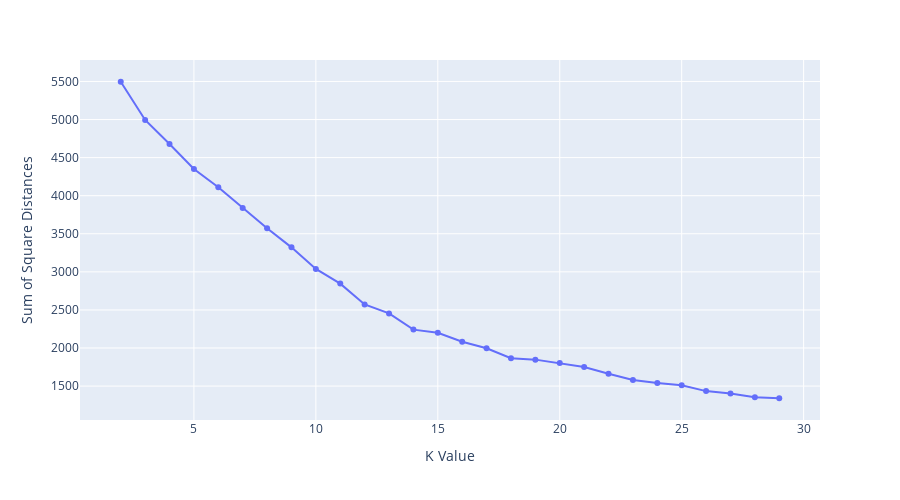

The cell this chart's notebook holds for it:
### Code cell
fig = px.scatter(x = range(2,30), y = ssd , height=500, labels={"x": "K Value",  "y": "Sum of Square Distances"}).update_traces(mode='lines+markers')
fig.show()

### Figure 1 — Plotly figure (JSON) as saved in the notebook; plotly's stock layout.template omitted (floating-point values rounded to 4 significant figures)
{"data": [{"hovertemplate": "K Value=%{x}<br>Sum of Square Distances=%{y}<extra></extra>", "legendgroup": "", "marker": {"color": "#636efa", "symbol": "circle"}, "mode": "lines+markers", "name": "", "orientation": "v", "showlegend": false, "type": "scatter", "x": [2, 3, 4, 5, 6, 7, 8, 9, 10, 11, 12, 13, 14, 15, 16, 17, 18, 19, 20, 21, 22, 23, 24, 25, 26, 27, 28, 29], "xaxis": "x", "y": [5496.0, 4994.0, 4678.0, 4350.0, 4111.0, 3838.0, 3574.0, 3322.0, 3038.0, 2846.0, 2572.0, 2455.0, 2242.0, 2201.0, 2082.0, 1997.0, 1867.0, 1847.0, 1802.0, 1749.0, 1662.0, 1579.0, 1541.0, 1510.0, 1434.0, 1404.0, 1354.0, 1340.0], "yaxis": "y"}], "layout": {"height": 500, "legend": {"tracegroupgap": 0}, "margin": {"t": 60}, "xaxis": {"anchor": "y", "domain": [0, 1], "title": {"text": "K Value"}}, "yaxis": {"anchor": "x", "domain": [0, 1], "title": {"text": "Sum of Square Distances"}}}}
